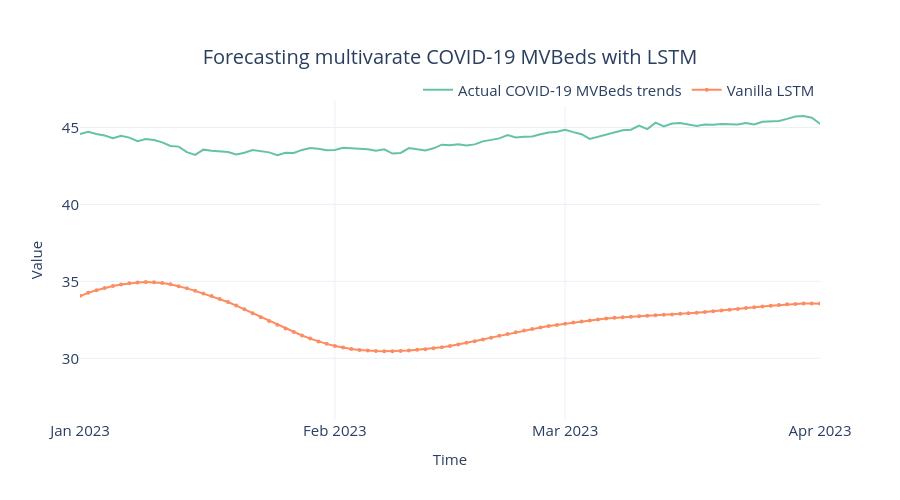

The notebook cell this image was saved under:
### Code cell
fig = plot_forecast(
    pred_df,
    forecast_columns=["Vanilla LSTM"],
    forecast_display_names=["Vanilla LSTM"],
)
title = f"Forecasting multivarate COVID-19 MVBeds with {algorithm_name}"
fig = format_plot(fig, title=title)
fig.update_xaxes(
    type="date", range=["2023-01-01", "2023-04-01"], dtick="M1", tickformat="%b %Y"
)
save_path = f"images/forecast_multivarate_{algorithm_name}.png"
# pio.write_image(fig, save_path)
fig.show()

### Figure 1 — Plotly figure (JSON) as saved in the notebook; plotly's stock layout.template omitted (floating-point values rounded to 4 significant figures; data arrays with more than 128 entries replaced by an {"elided": "..."} marker saying what was removed)
{"data": [{"line": {"color": "rgb(102,194,165)", "width": 2}, "marker": {"opacity": 0.5, "size": 6}, "mode": "lines", "name": "Actual COVID-19 MVBeds trends", "type": "scatter", "x": {"elided": "157 str values"}, "y": {"elided": "157 float values"}}, {"line": {"color": "rgb(252,141,98)", "width": 2}, "marker": {"size": 4}, "mode": "lines+markers", "name": "Vanilla LSTM", "type": "scatter", "x": {"elided": "157 str values"}, "y": {"elided": "157 float values"}}], "layout": {"autosize": false, "height": 500, "legend": {"font": {"size": 15}, "orientation": "h", "title": {}, "x": 1, "xanchor": "right", "y": 0.98, "yanchor": "bottom"}, "title": {"font": {"size": 20}, "text": "Forecasting multivarate COVID-19 MVBeds with LSTM", "x": 0.5, "xanchor": "center", "yanchor": "top"}, "width": 900, "xaxis": {"dtick": "M1", "range": ["2023-01-01", "2023-04-01"], "tickfont": {"size": 15}, "tickformat": "%b %Y", "title": {"font": {"size": 15}, "text": "Time"}, "type": "date"}, "yaxis": {"tickfont": {"size": 15}, "title": {"font": {"size": 15}, "text": "Value"}}}}
